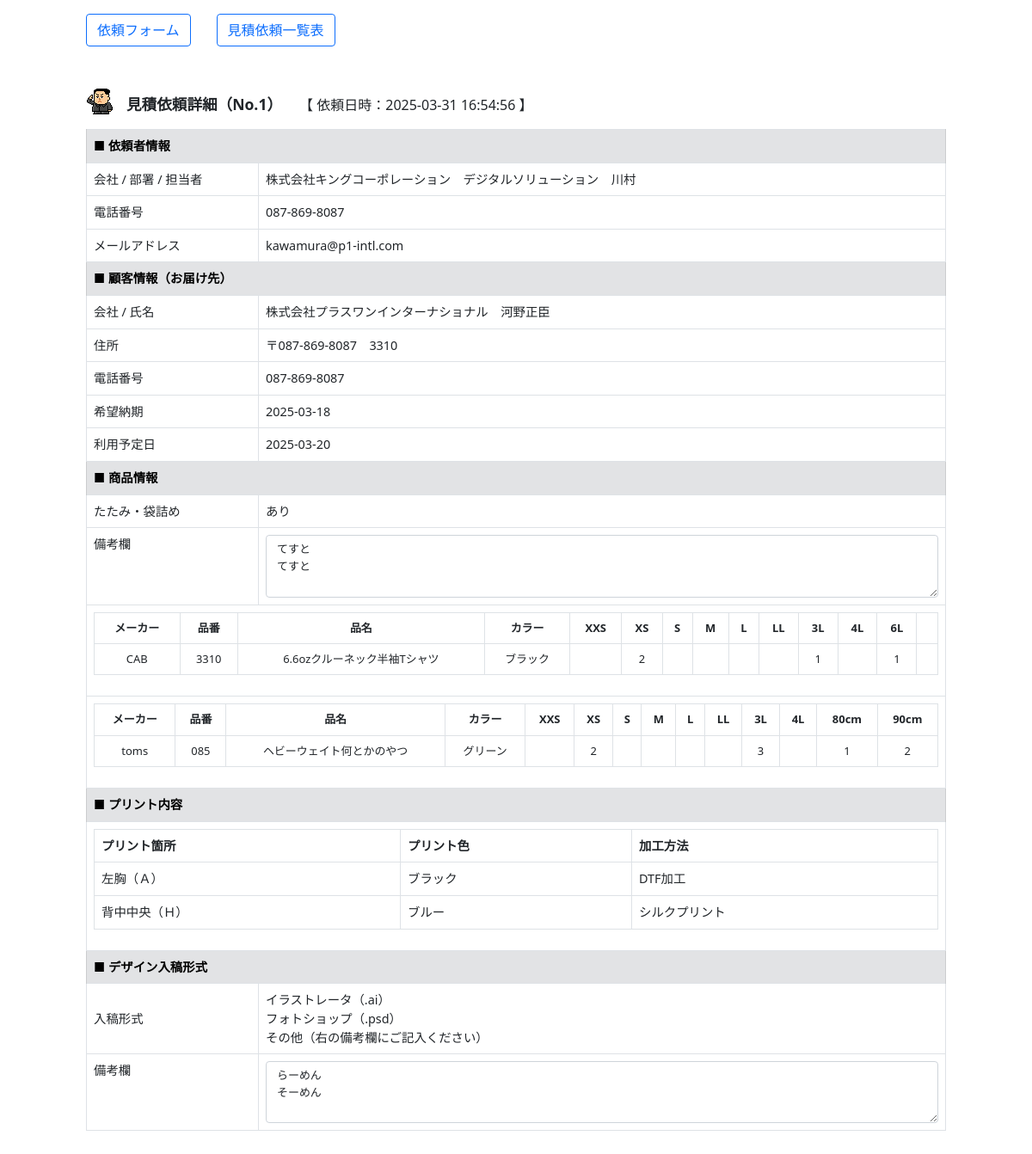
The app's page /est_detail/1 (signed in) with its own data.
### estimation/models.py (models this page shows, shortened)
class Estimation(models.Model):
    est_num=models.IntegerField("見積番号",default=0)
    est_day=models.CharField("見積日時",max_length=255,blank=True,null=True)
    com=models.CharField("会社名",max_length=255,blank=True,null=True)
    busho=models.CharField("部署",max_length=255,blank=True,null=True)
    tantou=models.CharField("担当者",max_length=255,blank=True,null=True)
    tel=models.CharField("電話番号",max_length=255,blank=True,null=True)
    mail=models.CharField("メール",max_length=255,blank=True,null=True)
    cus_com=models.CharField("顧客_会社名",max_length=255,blank=True,null=True)
    cus_name=models.CharField("顧客_氏名",max_length=255,blank=True,null=True)
    cus_yubin=models.CharField("顧客_郵便番号",max_length=255,blank=True,null=True)
    cus_adress=models.CharField("顧客_住所",max_length=255,blank=True,null=True)
    cus_tel=models.CharField("顧客_電話番号",max_length=255,blank=True,null=True)
    cus_send_day=models.CharField("顧客_納期",max_length=255,blank=True,null=True)
    cus_use_day=models.CharField("顧客_使用日",max_length=255,blank=True,null=True)
    shouhin_tatami=models.CharField("商品_たたみ袋",max_length=255,blank=True,null=True)
    shouhin_bikou=models.CharField("商品_備考",max_length=255,blank=True,null=True)
    print_bikou=models.CharField("プリント_備考",max_length=255,blank=True,null=True)
    design_yes=models.CharField("入稿データ",max_length=255,blank=True,null=True)

class Shouhin(models.Model):
    est_num=models.IntegerField("見積番号",default=0)
    maker=models.CharField("メーカー",max_length=255,blank=True,null=True)
    shouhin_num=models.CharField("商品番号",max_length=255,blank=True,null=True)
    shouhin_name=models.CharField("商品名",max_length=255,blank=True,null=True)
    color=models.CharField("カラー",max_length=255,blank=True,null=True)
    size=models.CharField("サイズ",max_length=255,blank=True,null=True)
    suryo=models.CharField("数量",max_length=255,blank=True,null=True)

class Print(models.Model):
    est_num=models.IntegerField("見積番号",default=0)
    point=models.CharField("プリント箇所",max_length=255,blank=True,null=True)
    color=models.CharField("プリント色",max_length=255,blank=True,null=True)
    way=models.CharField("加工方法",max_length=255,blank=True,null=True)

### estimation/views.py (the view)
# urls.py: path('est_detail/<int:est_num>', est_detail, name="est_detail"),
@login_required
def est_detail(request,est_num):
    est_data=Estimation.objects.get(est_num=est_num)
    shouhin_data=Shouhin.objects.filter(est_num=est_num)
    print_data=Print.objects.filter(est_num=est_num)
    shouhin_list=[]
    for i in shouhin_data:
        li_1=["メーカー","品番","品名","カラー"]
        for h in eval(i.size):
            li_1.append(h)
        li_2=[i.maker,i.shouhin_num,i.shouhin_name,i.color]
        for h in eval(i.suryo):
            li_2.append(h)
        shouhin_list.append([li_1,li_2])
    print_list=[]
    for i in print_data:
        print_list.append({"point":i.point,"color":i.color,"way":i.way})
    design_list=[]
    design_type=["イラストレータ（.ai）","フォトショップ（.psd）","画像データ（.jpg / .tiff / .pdf）","手書きデータ","その他（右の備考欄にご記入ください）"]
    design_yes=eval(est_data.design_yes)
    for i in range(len(design_yes)):
        if design_yes[i]==True:
            design_list.append(design_type[i])
    params={
        "est_data":est_data,
        "shouhin_list":shouhin_list,
        "print_list":print_list,
        "design_list":design_list,
    }
    return render(request,"estimation/detail.html",params)

### estimation/templates/estimation/detail.html (shortened to what this page needs)
{% load static %}
<!DOCTYPE html>
<html lang="ja">
<head>
    <link rel="stylesheet" href="{% static 'main.css' %}">
    <link href="https://cdn.jsdelivr.net/npm/bootstrap@5.0.2/dist/css/bootstrap.min.css" rel="stylesheet">
    <link rel="stylesheet" href="https://cdn.jsdelivr.net/npm/bootstrap-icons@1.8.0/font/bootstrap-icons.css">
</head>
<body>
    <div class="mt-3 mb-5" style="margin: 0 auto; width: 1000px;">
        <div class="flex2">
            <div><a href="{% url 'est:index' %}"><button type="button" class="btn btn-outline-primary">依頼フォーム</button></a></div>
            <div style="margin-left: 30px;"><a href="{% url 'est:list_index' %}"><button type="button" class="btn btn-outline-primary">見積依頼一覧表</button></a></div>
        </div>
        <div class="flex2 mt-5" style="align-items: end;">
            <div><img src="{% static 'kim_jong_un.gif' %}"></div>
            <div style="font-size: 1.1em; font-weight: bold; margin-left: 15px;">見積依頼詳細（No.{{est_data.est_num}}）</div>
            <div style="margin-left: 20px;">【 依頼日時：{{est_data.est_day}} 】</div>
        </div>
        <div class="mt-3">
            <table class="table table-bordered detail" style="font-size: 0.9em; width: 1000px;">
                <tbody>
                    <tr>
                        <th colspan="2" class="table-secondary">■ 依頼者情報</th>
                    </tr>
                    <tr>
                        <td>会社 / 部署 / 担当者</td>
                        <td>{{est_data.com}}　{{est_data.busho}}　{{est_data.tantou}}</td>
                    </tr>
                    <tr>
                        <td>電話番号</td>
                        <td>{{est_data.tel}}</td>
                    </tr>
                    <tr>
                        <td>メールアドレス</td>
                        <td>{{est_data.mail}}</td>
                    </tr>
                    <tr>
                        <th colspan="2" class="table-secondary">■ 顧客情報（お届け先）</th>
                    </tr>
                    <tr>
                        <td style="width: 200px;">会社 / 氏名</td>
                        <td>{{est_data.cus_com}}　{{est_data.cus_name}}</td>
                    </tr>
                    <tr>
                        <td>住所</td>
                        <td>〒{{est_data.cus_yubin}}　{{est_data.cus_adress}}</td>
                    </tr>
                    <tr>
                        <td>電話番号</td>
                        <td>{{est_data.cus_tel}}</td>
                    </tr>
                    <tr>
                        <td>希望納期</td>
                        <td>{{est_data.cus_send_day}}</td>
                    </tr>
                    <tr>
                        <td>利用予定日</td>
                        <td>{{est_data.cus_use_day}}</td>
                    </tr>
                    <tr>
                        <th colspan="2" class="table-secondary">■ 商品情報</th>
                    </tr>
                    <tr>
                        <td>たたみ・袋詰め</td>
                        <td>{{est_data.shouhin_tatami}}</td>
                    </tr>
                    <tr>
                        <td style="vertical-align: top;">備考欄</td>
                        <td><textarea class="form-control" style="font-size: 0.9em;" rows="3">{{est_data.shouhin_bikou}}</textarea></td>
                    </tr>
                    {% for i in shouhin_list %}
                    <tr>
                        <td colspan="2">
                            <table class="table table-bordered" style="font-size: 0.9em;">
                                <tr>
                                    {% for h in i.0 %}
                                    <th style="text-align: center;">{{h}}</th>
                                    {% endfor %}
                                </tr>
                                <tr>
                                    {% for h in i.1 %}
                                    <td style="text-align: center;">{{h}}</td>
                                    {% endfor %}
                                </tr>
                            </table>
                        </td>
                    </tr>
                    {% endfor %}
                    <tr>
                        <th colspan="2" class="table-secondary">■ プリント内容</th>
                    </tr>
                    <tr>
                        <td colspan="2">
                            <table class="table table-bordered">
                                <tr>
                                    <th>プリント箇所</th>
                                    <th>プリント色</th>
                                    <th>加工方法</th>
                                </tr>
                                {% for i in print_list %}
                                <tr>
                                    <td>{{i.point}}</td>
                                    <td>{{i.color}}</td>
                                    <td>{{i.way}}</td>
                                </tr>
                                {% endfor %}
                            </table>
                        </td>
                    </tr>
                    <tr>
                        <th colspan="2" class="table-secondary">■ デザイン入稿形式</th>
                    </tr>
                    <tr>
                        <td>入稿形式</td>
                        <td>
                            {% for i in design_list %}
                                {{i}}<br>
                            {% endfor %}
                        </td>
                    </tr>
                    <tr>
                        <td style="vertical-align: top;">備考欄</td>
                        <td><textarea class="form-control" style="font-size: 0.9em;" rows="3">{{est_data.print_bikou}}</textarea></td>
                    </tr>
                </tbody>
            </table>
        </div>
    </div>
</body>
</html>

### estimation/static/main.css (style rules this page uses)
.flex2 { display: flex; flex-wrap: wrap; }
.size th,td { text-align: center; vertical-align: middle; }
.detail th,td { text-align: left; vertical-align: middle; }

### records on screen
Estimation: est_num "1", est_day "2025-03-31 16:54:56", com "株式会社キングコーポレーション", busho "デジタルソリューション", tantou "川村", tel "087-869-8087", mail "kawamura@p1-intl.com", cus_com "株式会社プラスワンインターナショナル", cus_name "河野正臣", cus_yubin "087-869-8087", cus_adress "3310", cus_tel "087-869-8087", cus_send_day "2025-03-18", cus_use_day "2025-03-20", shouhin_tatami "あり", shouhin_bikou "てすと てすと", print_bikou "らーめん そーめん"
Shouhin: 1 "CAB" "3310" "6.6ozクルーネック半袖Tシャツ" "ブラック"
Shouhin: 1 "toms" "085" "ヘビーウェイト何とかのやつ" "グリーン"
Print: point "左胸（Ａ）", color "ブラック", way "DTF加工"
Print: point "背中中央（Ｈ）", color "ブルー", way "シルクプリント"

### other values on screen
{{ h }} "メーカー" "品番" "品名" "カラー" "XXS" "XS" "S" "M" "L" "LL" "3L" "4L" "6L" "メーカー" "品番" "品名" "カラー" "XXS" "XS" "S" "M" "L" "LL" "3L" "4L" "80cm" "90cm"
{{ h }} "2" "1" "1" "2" "3" "1" "2"
{{ i }} "イラストレータ（.ai）" "フォトショップ（.psd）" "その他（右の備考欄にご記入ください）"
